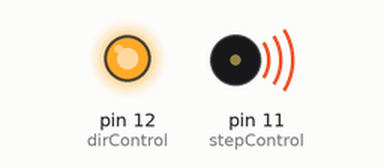
A sketch run on a simulated Arduino Uno, built with avr-gcc and run on an emulated ATmega328P. Parts: output pins drawn as LEDs (lit = HIGH), buzzer (waves = sounding).

Above: at 0.5 s.
Timing chart, 0 to 3.0 s (numbered marks = the images above):
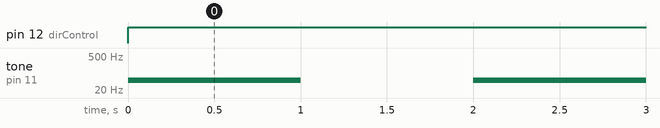

The sketch:

stepper_control_test.ino
```cpp
// Define pins for direction and step control
int dirControl = 12;
int stepControl = 11;

void setup() {
  // put your setup code here, to run once:
  pinMode(dirControl,OUTPUT);
  pinMode(stepControl,OUTPUT);
}

void loop() {
  // put your main code here, to run repeatedly:
  // Turn for 1 second
  digitalWrite(dirControl,HIGH);
  tone(stepControl,50,1000);
  delay(1000);
  // Stop turning for 1 second
  digitalWrite(stepControl,LOW);
  delay(1000);
}
```

Measured:
- by itself, pin 12 (dirControl): LOW → HIGH at 0.00 s
- by itself, tone on pin 11 (stepControl): alternates 50 Hz for 1.0 s and silent for 1.0 s
